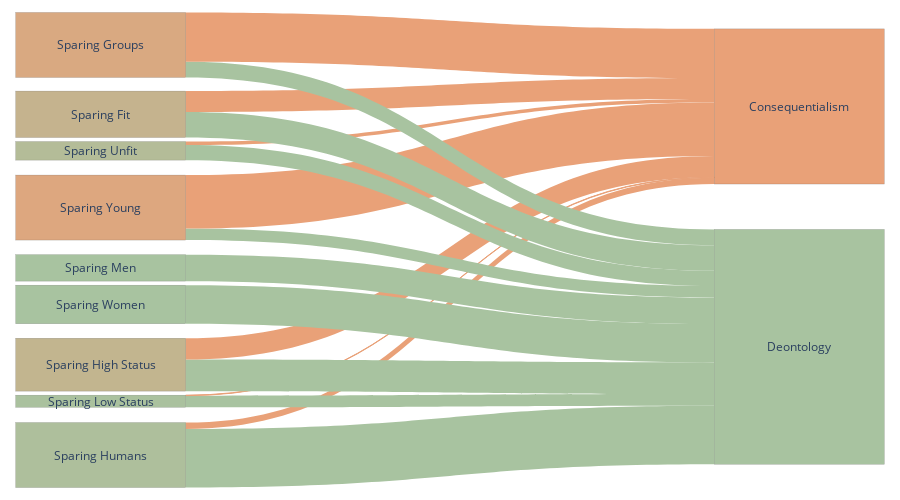

This figure's notebook cell:
### Code cell
cat_df = get_catdf(model_dfs['gpt-4.1-2025-04-14'])
fig = make_sankey(cat_df)
# fig.write_image("sankey_v2.svg")     # needs `pip install kaleido`
fig

### Figure 1 — Plotly figure (JSON) as saved in the notebook; plotly's stock layout.template omitted (floating-point values rounded to 4 significant figures)
{"data": [{"arrangement": "fixed", "link": {"color": ["#A8C3A0", "#E9A178", "#A8C3A0", "#E9A178", "#A8C3A0", "#E9A178", "#A8C3A0", "#A8C3A0", "#A8C3A0", "#E9A178", "#A8C3A0", "#E9A178", "#A8C3A0", "#E9A178", "#A8C3A0", "#E9A178"], "source": [0, 0, 1, 1, 2, 2, 3, 4, 5, 5, 6, 6, 7, 7, 8, 8], "target": [9, 10, 9, 10, 9, 10, 9, 9, 9, 10, 9, 10, 9, 10, 9, 10], "value": [0.9016, 0.09836, 0.1796, 0.006652, 0.4856, 0.3282, 0.5922, 0.4078, 0.1772, 0.8228, 0.2323, 0.05387, 0.3939, 0.3199, 0.2422, 0.7578]}, "node": {"color": ["#aebf9c", "#aac19e", "#c2b58f", "#a8c3a0", "#a8c3a0", "#dda77f", "#b4bc98", "#c5b38e", "#d9a981", "#A8C3A0", "#E9A178"], "line": {"color": "rgba(0,0,0,0.25)", "width": 0.5}, "pad": 10, "thickness": 170, "x": [0.001, 0.001, 0.001, 0.001, 0.001, 0.001, 0.001, 0.001, 0.001, 0.999, 0.999], "y": [0.9363, 0.8218, 0.7441, 0.6158, 0.5381, 0.4097, 0.289, 0.2113, 0.06375, 0.7061, 0.1946]}, "type": "sankey"}], "layout": {"annotations": [{"font": {"size": 12}, "showarrow": false, "text": "Sparing Humans", "x": 0.001, "xanchor": "center", "y": 0.06375, "yanchor": "middle"}, {"font": {"size": 12}, "showarrow": false, "text": "Sparing Low Status", "x": 0.001, "xanchor": "center", "y": 0.1782, "yanchor": "middle"}, {"font": {"size": 12}, "showarrow": false, "text": "Sparing High Status", "x": 0.001, "xanchor": "center", "y": 0.2559, "yanchor": "middle"}, {"font": {"size": 12}, "showarrow": false, "text": "Sparing Women", "x": 0.001, "xanchor": "center", "y": 0.3842, "yanchor": "middle"}, {"font": {"size": 12}, "showarrow": false, "text": "Sparing Men", "x": 0.001, "xanchor": "center", "y": 0.4619, "yanchor": "middle"}, {"font": {"size": 12}, "showarrow": false, "text": "Sparing Young", "x": 0.001, "xanchor": "center", "y": 0.5903, "yanchor": "middle"}, {"font": {"size": 12}, "showarrow": false, "text": "Sparing Unfit", "x": 0.001, "xanchor": "center", "y": 0.711, "yanchor": "middle"}, {"font": {"size": 12}, "showarrow": false, "text": "Sparing Fit", "x": 0.001, "xanchor": "center", "y": 0.7887, "yanchor": "middle"}, {"font": {"size": 12}, "showarrow": false, "text": "Sparing Groups", "x": 0.001, "xanchor": "center", "y": 0.9363, "yanchor": "middle"}, {"font": {"size": 12}, "showarrow": false, "text": "Deontology", "x": 0.999, "xanchor": "center", "y": 0.2939, "yanchor": "middle"}, {"font": {"size": 12}, "showarrow": false, "text": "Consequentialism", "x": 0.999, "xanchor": "center", "y": 0.8054, "yanchor": "middle"}], "font": {"size": 12}, "height": 500, "margin": {"b": 15, "l": 100, "r": 100, "t": 15}, "width": 900}}
